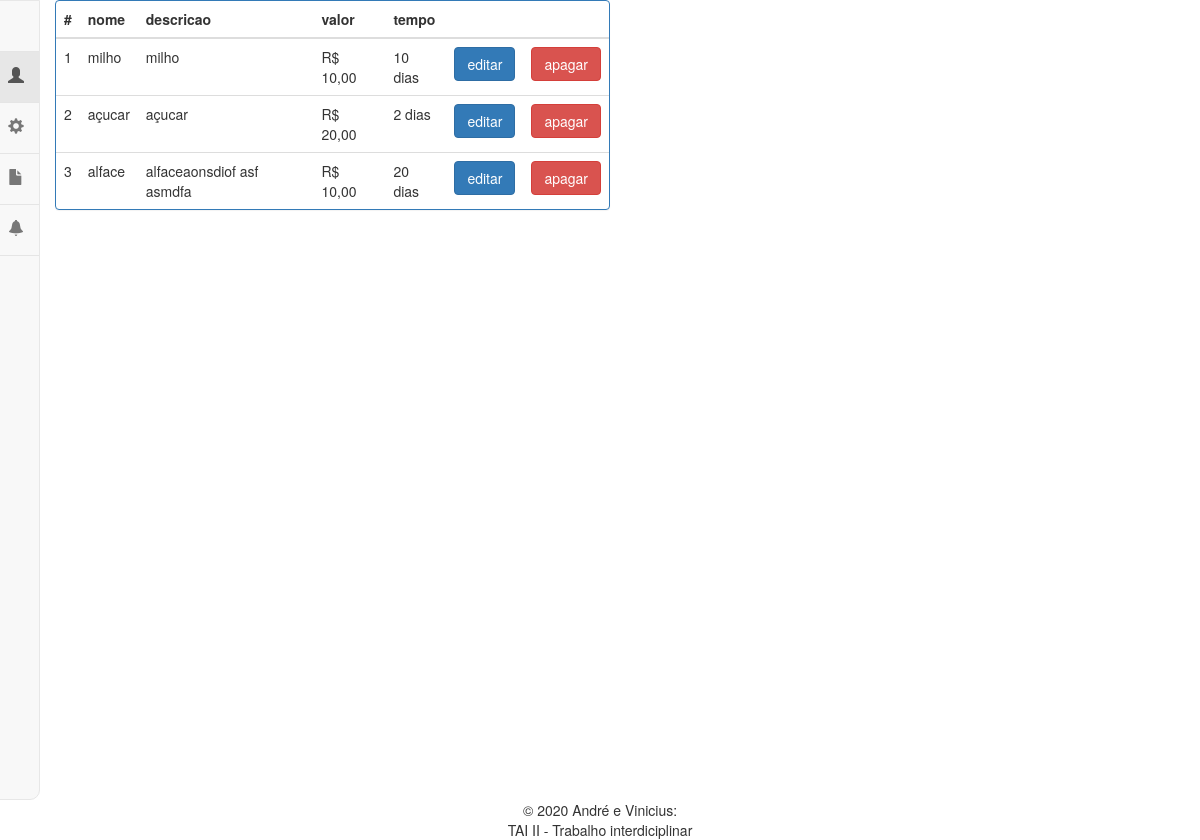
The app's page /listar.php with its own data.
### tables this page shows
CREATE TABLE `culturas` (
  `id` int(255) NOT NULL AUTO_INCREMENT,
  `nome` varchar(255) NOT NULL,
  `descricao` varchar(255) DEFAULT NULL,
  `valorMedio` int(255) DEFAULT NULL,
  `tempoDeColheitaEmDia` int(255) DEFAULT NULL,
  `inativo` tinyint(4) DEFAULT '0',
  PRIMARY KEY (`id`,`nome`)
);

### buscarDados.php (called while the page is built)
<?php
include 'config.php';
$query = "SELECT * FROM culturas";
$consulta = mysqli_query($conexao, $query);

### listar.php (the view, shortened to what this page needs)
<?php include 'header.php' ?>
<?php include 'buscarDados.php' ?>
<div class="container">
  <form action="apagarDados.php">
    <div class="row">
      <div class="col-md-6">
        <div class="panel panel-primary">
          <table class="table table-dark">
            <thead>
              <tr>
                <th scope="col">#</th>
                <th scope="col">nome</th>
                <th scope="col">descricao</th>
                <th scope="col">valor</th>
                <th scope="col">tempo</th>
                <th scope="col"></th>
                <th scope="col"></th>
              </tr>
            </thead>
            <tbody>
              <?php while ($linha = mysqli_fetch_array($consulta)) { ?>
                <tr>
                  <td><?= $linha['id'] ?></td>
                  <td><?= $linha['nome'] ?></td>
                  <td><?= $linha['descricao'] ?></td>
                  <td>R$ <?= $linha['valorMedio'] ?>,00</td>
                  <td><?= $linha['tempoDeColheitaEmDia'] ?> dias</td>
                  <td>
                    <a class="btn btn-primary"
                       href="cadastrar.php?
                                  nome=<?= $linha['nome'] ?>&
                                  descricao=<?= $linha['descricao'] ?>&&
                                  valorMedio=<?= $linha['valorMedio'] ?>&&
                                  tempoDeColheitaEmDia=<?= $linha['tempoDeColheitaEmDia'] ?>"
                       value="<?= $linha['nome'] ?>"
                       id="nome"
                       name="nome">
                            editar
                  </td>
                  <td>
                    <button class="btn btn-danger"
                            onClick="apagar(<?= $linha['id'] ?>)"
                            value="<?= $linha['id'] ?>"
                            name="apagar">
                      apagar
                    </button>
                  </td>
                </tr>
              <?php } ?>
            </tbody>
          </table>
        </div>
      </div>
    </div>
  </form>
</div>
<?php include 'footer.php' ?>

### header.php (shortened to what this page needs)
<!DOCTYPE html>
<html lang="pt-br">
<head>
    <link href="css/edit.css" rel="stylesheet" id="edit">
    <link
          href="https://maxcdn.bootstrapcdn.com/bootstrap/3.3.0/css/bootstrap.min.css"
          rel="stylesheet"
          id="bootstrap-css">
</head>
<body>
<nav class="navbar navbar-default sidebar" role="navigation">
    <div class="container-fluid">
      <div class="navbar-header">
        <a class="navbar-brand" href="#">Culturas</a>
      </div>
      <div class="collapse navbar-collapse" id="bs-sidebar-navbar-collapse-1">
        <ul class="nav navbar-nav">
          <li class="active"><a href="indexx.php">Home<span style="font-size:16px;" class="pull-right hidden-xs showopacity glyphicon glyphicon-user"></span></a></li>
          <li><a href="cadastrar.php">Cadastro<span style="font-size:16px;" class="pull-right hidden-xs showopacity glyphicon glyphicon-cog"></span></a></li>
          <li><a href="listar.php">Listar<span style="font-size:16px;" class="pull-right hidden-xs showopacity glyphicon glyphicon-file"></span></a></li>
          <li><a href="login.php">Login<span style="font-size:16px;" class="pull-right hidden-xs showopacity glyphicon glyphicon-bell"></span></a></li>
        </ul>
      </div>
    </div>
  </nav>

### footer.php
    <footer class="page-footer font-small blue">
      <div class="footer-copyright text-center py-3">© 2020 André e Vinicius:
        <p> TAI II - Trabalho interdiciplinar</p>
      </div>
    </footer>
  </body>
</html>

### css/edit.css (style rules this page uses)
body,html { height: 100%; }
nav.sidebar.navbar { border-bottom-right-radius:10px; border-bottom-left-radius:0px; border-top-right-radius:0px; }
nav.sidebar, .main { -webkit-transition: margin 200ms ease-out; -moz-transition: margin 200ms ease-out; -o-transition: margin 200ms ease-out; transition: margin 200ms ease-out; }
@media (min-width: 768px) { nav.sidebar.navbar.sidebar>.container .navbar-brand, .navbar>.container-fluid .navbar-brand { margin-left: 0px; } }
@media (min-width: 768px) { nav.sidebar .navbar-brand, nav.sidebar .navbar-header { text-align: center; width: 100%; margin-left: 0px; } }
@media (min-width: 768px) { nav.sidebar a { padding-right: 13px; } }
@media (min-width: 768px) { nav.sidebar .navbar-nav > li:first-child { border-top: 1px #e5e5e5 solid; } }
@media (min-width: 768px) { nav.sidebar .navbar-nav > li { border-bottom: 1px #e5e5e5 solid; } }
@media (min-width: 768px) { nav.sidebar .navbar-collapse, nav.sidebar .container-fluid { padding: 0 0px 0 0px; } }
@media (min-width: 768px) { nav.sidebar { width: 200px; height: 100%; margin-left: -160px; float: left; z-index: 8000; margin-bottom: 0px; } }
@media (min-width: 768px) { nav.sidebar li { width: 100%; } }

### records on screen
culturas: id "1", nome "milho", descricao "milho", valorMedio "10", tempoDeColheitaEmDia "10"
culturas: id "2", nome "açucar", descricao "açucar", valorMedio "20", tempoDeColheitaEmDia "2"
culturas: id "3", nome "alface", descricao "alfaceaonsdiof asf asmdfa", valorMedio "10", tempoDeColheitaEmDia "20"
